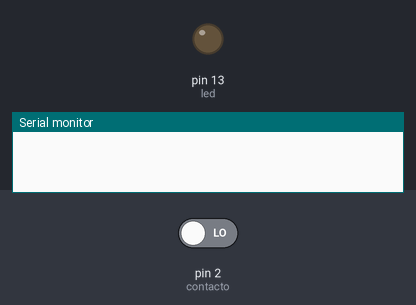
Simulated run of this sketch. Board: Arduino Uno, built with avr-gcc and run on an emulated ATmega328P. Parts: output pins drawn as LEDs (lit = HIGH), the last lines printed to the serial monitor. The test bench sets the inputs (shaded band); at power-on: pin 2 (contacto) LOW.

Above: at 1.2 s.
1.3 s: pin 2 (contacto) driven HIGH
At 2.5 s:
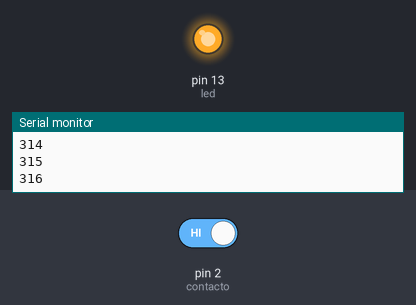
2.8 s: pin 2 (contacto) driven LOW
At 3.6 s:
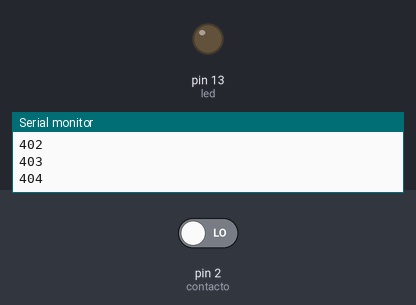
Timing chart, 0 to 5.8 s (numbered marks = the images above; inputs shaded):
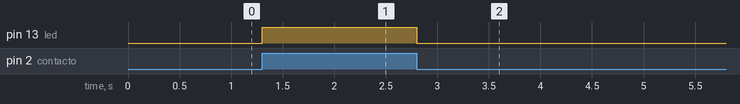

The sketch:

Puerta.ino
```cpp
// (licence header left out)
#include <avr/sleep.h>                    //Se utiliza la libreria sleep

int contacto = 2;                         //variable donde el pin sera el sensor y donde se utilizara la interrrupcion
int led= 13;                              //variable del pin donde se coloca la alarma visual
int contador = 0;                         //Variable para contar cuanta veces ah sido abierta


//Metodp para para quitar el modo sleep del arduino
void despertar (){
  sleep_disable();                         //desactiva el modos sleep del arduino
  detachInterrupt (2);                     //Desactiva la interrupcion
}


void setup (){
  Serial.begin(9600);                       //Habilita el puerto serial para enviar informacion a la pc
  pinMode(contacto,INPUT);                  //variable contacto sera de entrada
  pinMode(led, OUTPUT);                     //Variable led sera de salida
  ADCSRA = 0;                               //Minimiza el consumo de energia
  set_sleep_mode (SLEEP_MODE_PWR_DOWN);     //Modo en el que dormira el aduino
  sleep_enable();                           //Pone a dormir el arduino
  attachInterrupt (contacto, despertar, RISING); //Activa la interrupcion con la variable contacto, llama al metodo despertar y enciende los pines
  interrupts ();
}

void loop(){
  if (digitalRead(contacto)==HIGH){          //Se envia un pulso alto al contacto
  contador++;
  Serial.print(contador);
  Serial.print("\n");
  digitalWrite(led,HIGH);                     //Apaga el led

  }else{
     digitalWrite(led,LOW);                 //Enciende el led
  }
}
```

Measured:
- after the input at 1.3 s, pin 13 (led): LOW → HIGH at once
- after the input at 2.8 s, pin 13 (led): HIGH → LOW at once
